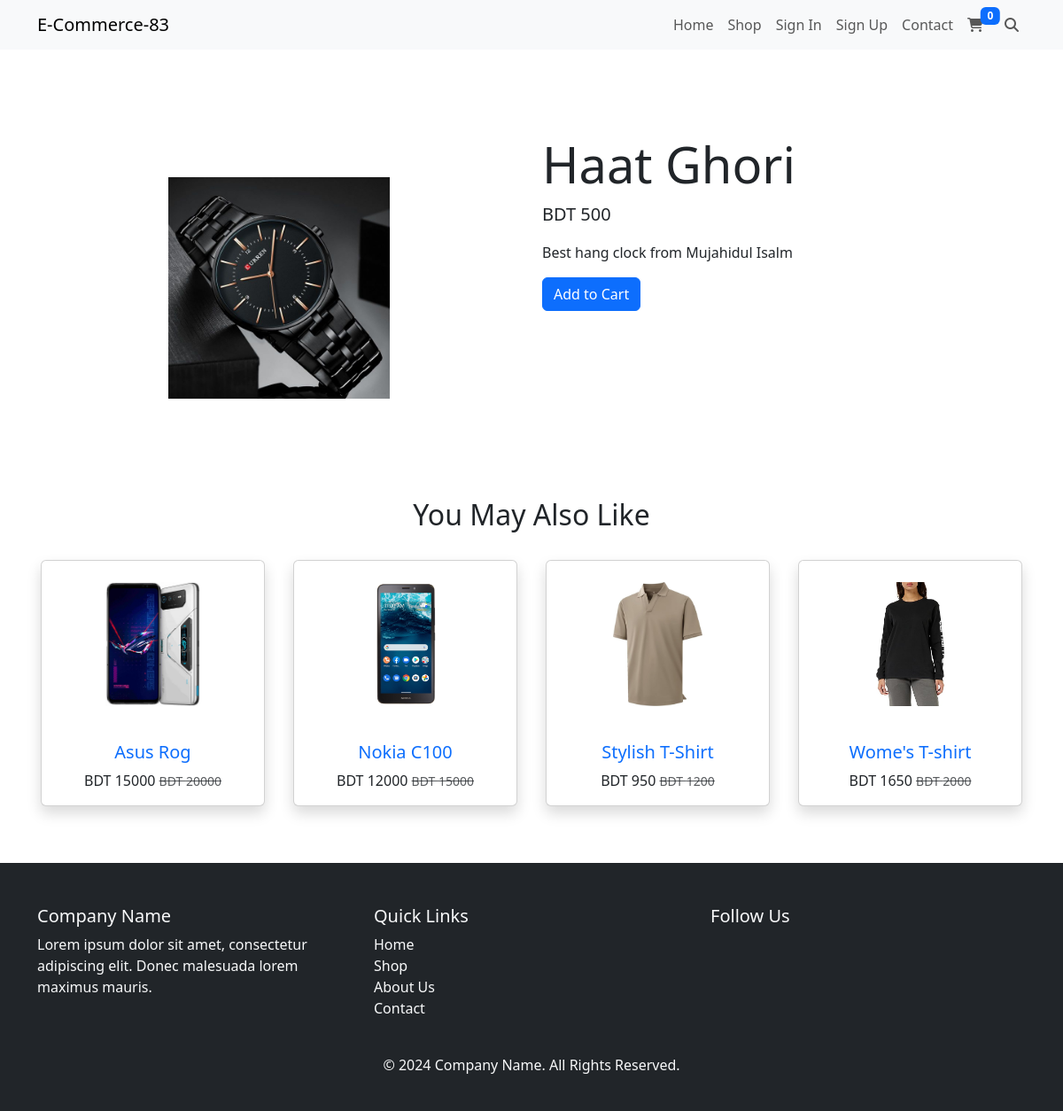
The page /single-product.php?pid=16 on the database its author committed.
### tables this page shows
CREATE TABLE `products` (
  `id` int(11) NOT NULL,
  `name` varchar(255) NOT NULL,
  `category_id` int(11) NOT NULL,
  `regular_price` int(11) NOT NULL,
  `sale_price` int(11) NOT NULL,
  `stocks` int(11) NOT NULL,
  `image` varchar(255) NOT NULL,
  `description` longtext NOT NULL,
  `created_at` timestamp NOT NULL DEFAULT current_timestamp()
);

### single-product.php (the view, shortened to what this page needs)
<?php
    require_once "./header.php";
    $pid = $_GET['pid'] ?? header("Location: index.php");
    $product = $conn->query("SELECT * FROM products WHERE id = $pid");
    $product = $product->fetch_assoc();
?>
    <div class="container py-5">
        <div class="row py-5">
            <div class="col-lg-6 text-center py-5">
                <img src="./uploads/<?= $product['image'] ?>" alt="<?= $product['name'] ?>" class="img-fluid" style="height: 250px">
            </div>
            <div class="col-lg-6">
                <h2 class="display-4"><?= $product['name'] ?></h2>
                <p class="lead">BDT <?= $product['sale_price'] ?></p>
                <p><?= htmlspecialchars_decode($product['description']) ?></p>
                <a href="#" class="btn btn-primary">Add to Cart</a>
            </div>
        </div>
        <?php
            $products = $conn->query("SELECT * FROM products WHERE id != $pid ORDER BY RAND() LIMIT 0, 4")->fetch_all(MYSQLI_ASSOC);
        ?>
        <div class="row">
            <h2 class="text-center my-3">You May Also Like</h2>
            <?php foreach ($products as $product): ?>
                <div class="col-lg-3 col-md-4 col-sm-6 p-3">
                    <div class="card text-center shadow">
                        <img src="./uploads/<?= $product['image'] ?>" alt="<?= $product['name'] ?>" class="card-img-top mx-auto my-4" style="height: 140px; object-fit: cover; width: max-content">
                        <div class="card-body">
                            <a href="./single-product.php?pid=<?= $product['id'] ?>" class="text-decoration-none">
                                <h5 class="card-title"><?= $product['name'] ?></h5>
                            </a>
                            <p class="card-text">
                                BDT <?= $product['sale_price'] ?>
                                <span class="text-decoration-line-through small text-muted">BDT <?= $product['regular_price'] ?></span>
                            </p>
                        </div>
                    </div>
                </div>
            <?php endforeach; ?>
        </div>
    </div>
<?php
    require_once "./footer.php";
?>

### rows shown on the page
products: image (picture), name "Haat Ghori", sale_price "500", description "Best hang clock from Mujahidul Isalm"
products: image (picture), name "Asus Rog", sale_price "15000", regular_price "20000"
products: image (picture), name "Nokia C100", sale_price "12000", regular_price "15000"
products: image (picture), name "Stylish T-Shirt", sale_price "950", regular_price "1200"
products: image (picture), name "Wome's T-shirt", sale_price "1650", regular_price "2000"
